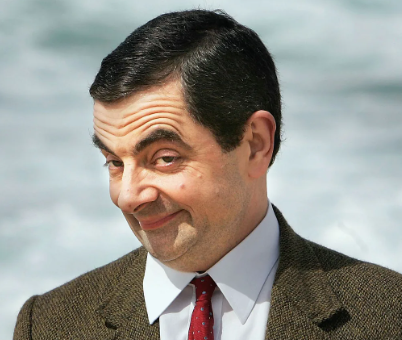
#> input picture pillow/bean.png, 402 x 340 px
$ python image_border.py
#> lines starting #> are read from the running program, lines starting #| are printed output that depends on the picture
from PIL import Image, ImageOps

image_file = "bean.png"
im = Image.open(image_file)
#> im is the input picture: PIL image 402x340 RGBA; mean R, G, B, A 149.9, 148, 141.3, 255
imb = ImageOps.expand(im, border=70, fill='pink')
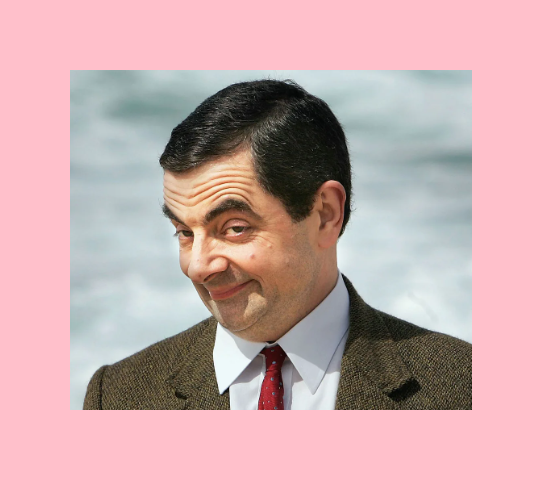
#> imb: PIL image 542x480 RGBA; mean R, G, B, A 199.8, 168.9, 170.6, 255
imb.show()

$ run again, with pillow/5f.jpg saved as pillow/bean.png
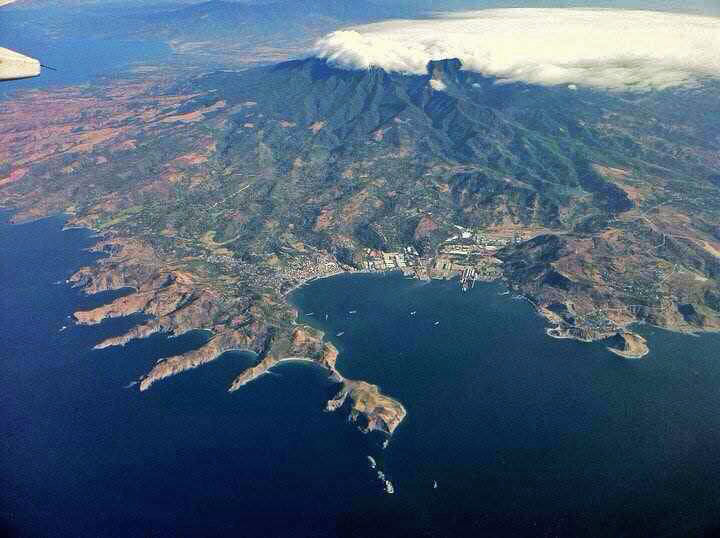
#> input picture pillow/5f.jpg, 720 x 538 px
#> im is the input picture: PIL image 720x538 RGB; mean R, G, B 76.3, 96.7, 118.3
#> `imb = ImageOps.expand(im, border=70, fill='pink')`:
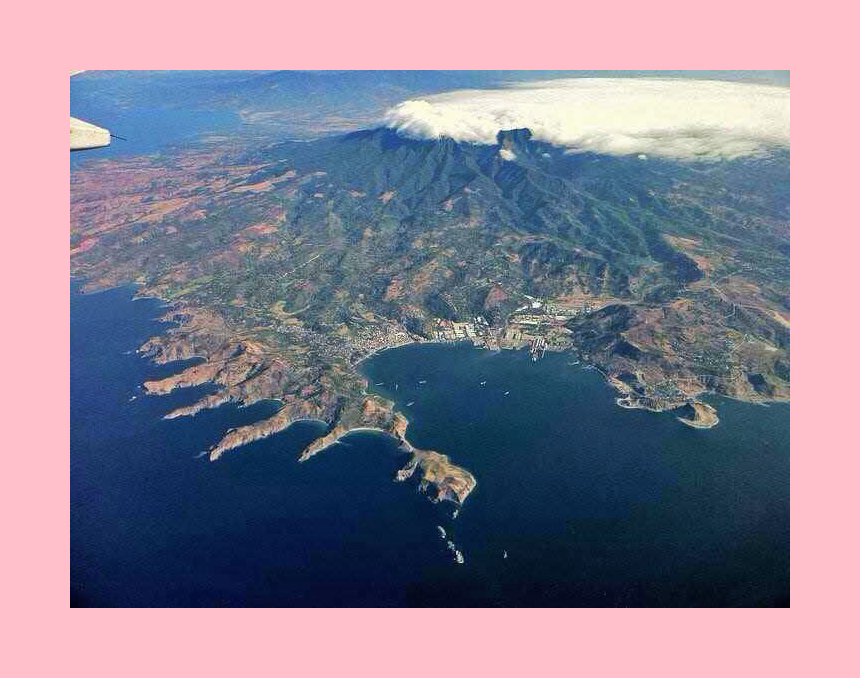
#> imb: PIL image 860x678 RGB; mean R, G, B 136.3, 128.7, 146.7

$ run again, with pillow/casa.JPG saved as pillow/bean.png
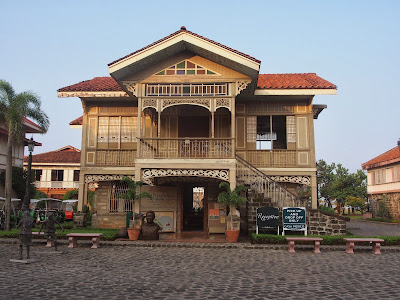
#> input picture pillow/casa.JPG, 400 x 300 px
#> im is the input picture: PIL image 400x300 RGB; mean R, G, B 131.2, 125.4, 121.9
#> `imb = ImageOps.expand(im, border=70, fill='pink')`:
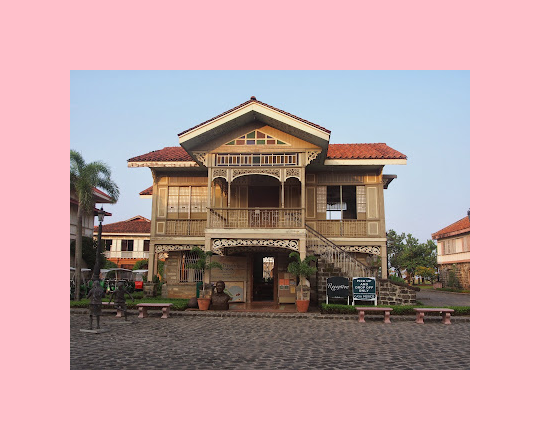
#> imb: PIL image 540x440 RGB; mean R, G, B 192.5, 158.4, 162
